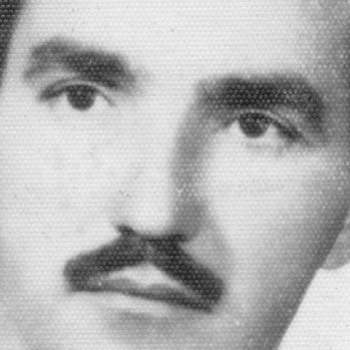
//> input picture Unidade II/dft/foto.png, 350 x 350 px, given in place of the camera
$ ./dft   (built with g++ and OpenCV 4)
//> lines starting //> are read from the running program, lines starting //| are printed output that depends on the picture; after the words box and inside, x2 and y2 are one past the last pixel; in counts of white or black regions, pixels touching at a corner belong together
#include <iostream>
#include <opencv2/opencv.hpp>
#include <opencv2/imgproc/imgproc.hpp>
#include <math.h>

#define RADIUS 20

using namespace cv;
using namespace std;

// troca os quadrantes da imagem da DFT
void deslocaDFT(Mat& image ){
  Mat tmp, A, B, C, D;

  // se a imagem tiver tamanho impar, recorta a regiao para
  // evitar cÃ³pias de tamanho desigual
  image = image(Rect(0, 0, image.cols & -2, image.rows & -2));
  int cx = image.cols/2;
  int cy = image.rows/2;

  // reorganiza os quadrantes da transformada
  // A B   ->  D C
  // C D       B A
  A = image(Rect(0, 0, cx, cy));
  B = image(Rect(cx, 0, cx, cy));
  C = image(Rect(0, cy, cx, cy));
  D = image(Rect(cx, cy, cx, cy));

  // A <-> D
  A.copyTo(tmp);  D.copyTo(A);  tmp.copyTo(D);

  // C <-> B
  C.copyTo(tmp);  B.copyTo(C);  tmp.copyTo(B);
}

int main(int , char**){
  VideoCapture cap;
  Mat imaginaryInput, complexImage, multsp;
  Mat padded, filter, mag;
  Mat image, imagegray, tmp;
  Mat_<float> realInput, zeros;
  vector<Mat> planos;
  vector<Mat> planosFreq;
  char* windowName = "D0";

  int D0 = 5, D0_max = 50;
  int gamaL,gamaL_max = 20, gamaH,gamaH_max = 20, c, c_max = 20;
  float D;

  // habilita/desabilita ruido
  int noise=0;
  // frequencia do ruido
  int freq=10;
  // ganho inicial do ruido
  float gain=1;

  // valor do ruido
  float mean;

  // guarda tecla capturada
  char key;

  // valores ideais dos tamanhos da imagem
  // para calculo da DFT
  int dft_M, dft_N;

  // abre a cÃ¢mera default
  cap.open(0);
  if(!cap.isOpened())
    return -1;

  // captura uma imagem para recuperar as
  // informacoes de gravaÃ§Ã£o
  cap >> image;
//> image is the input picture: 350 rows x 350 cols, CV_8UC3; min 25, max 248, mean 180.8

  namedWindow(windowName, CV_WINDOW_AUTOSIZE);

  createTrackbar("D0: ",windowName, &D0, D0_max);
  createTrackbar("Gama H: ",windowName, &gamaH, gamaH_max);
  createTrackbar("Gama L: ",windowName, &gamaL, gamaL_max);
  createTrackbar("c: ",windowName, &c, c_max);

  // identifica os tamanhos otimos para
  // calculo do FFT
  dft_M = getOptimalDFTSize(image.rows);
//> dft_M = 360
  dft_N = getOptimalDFTSize(image.cols);
//> dft_N = 360

  // realiza o padding da imagem
  copyMakeBorder(image, padded, 0,
                 dft_M - image.rows, 0,
                 dft_N - image.cols,
                 BORDER_CONSTANT, Scalar::all(0));
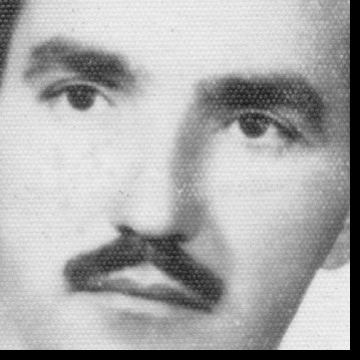
//> padded: 360 rows x 360 cols, CV_8UC3; min 0, max 248, mean 170.9

  // parte imaginaria da matriz complexa (preenchida com zeros)
  zeros = Mat_<float>::zeros(padded.size());

  // prepara a matriz complexa para ser preenchida
  complexImage = Mat(padded.size(), CV_32FC2, Scalar(0));

  // a funÃ§Ã£o de transferÃªncia (filtro frequencial) deve ter o
  // mesmo tamanho e tipo da matriz complexa
  filter = complexImage.clone();

  // cria uma matriz temporÃ¡ria para criar as componentes real
  // e imaginaria do filtro ideal
  tmp = Mat(dft_M, dft_N, CV_32F);


  // cria a matriz com as componentes do filtro e junta
  // ambas em uma matriz multicanal complexa
  Mat comps[2];

  for(;;){
    cap >> image;

    for(int i=0; i<dft_M; i++){
      for(int j=0; j<dft_N; j++){

        D = sqrt(pow(i - dft_M/2,2) + pow(j - dft_N/2,2));
        tmp.at<float>(i,j) = (gamaH - gamaL)*(1 - exp(-1*c*(pow(D,2)/pow(D0,2)))) + gamaL;
      }
    }
//> tmp: 360 rows x 360 cols, CV_32FC1; every value is 0
//> after the loop, D = 253.1

    comps[0]= tmp;
    comps[1]= tmp;
    merge(comps, 2, filter);

    cvtColor(image, imagegray, CV_BGR2GRAY);
    imshow("original", imagegray);

    // realiza o padding da imagem
    copyMakeBorder(imagegray, padded, 0,
                   dft_M - image.rows, 0,
                   dft_N - image.cols,
                   BORDER_CONSTANT, Scalar::all(0));
//> padded: 360 rows x 360 cols, CV_8UC1

    // limpa o array de matrizes que vao compor a
    // imagem complexa
    planos.clear();
    // cria a compoente real
    realInput = Mat_<float>(padded);
    // insere as duas componentes no array de matrizes
    planos.push_back(realInput);
    planos.push_back(zeros);

    // combina o array de matrizes em uma unica
    // componente complexa
    merge(planos, complexImage);

    for (int i = 0; i < dft_M; i++){
      for (int j = 0; j  < dft_N;j++){
        complexImage.at<char>(i,j) = log(complexImage.at<char>(i,j)+1);
      }
    }

    // calcula o dft
    dft(complexImage, complexImage);

    /*split(complexImage,planosFreq);
    imshow("Imagem do dominio da frequencia imaginária",planosFreq[0]);
    imshow("Imagem do dominio da frequencia real ",planosFreq[1]); */

    // realiza a troca de quadrantes
    deslocaDFT(complexImage);

    // aplica o filtro frequencial
    mulSpectrums(complexImage,filter,complexImage,0);

    // limpa o array de planos
    planos.clear();
    // separa as partes real e imaginaria para modifica-las
    split(complexImage, planos);
//> planos[0]: 360 rows x 360 cols, CV_32FC1; every value is 0
//> planos[1]: 360 rows x 360 cols, CV_32FC1; every value is 0

    // usa o valor medio do espectro para dosar o ruido
    mean = abs(planos[0].at<float> (dft_M/2,dft_N/2));
//> mean = 0

    // insere ruido coerente, se habilitado
    if(noise){
      // F(u,v) recebe ganho proporcional a F(0,0)
      planos[0].at<float>(dft_M/2 +freq, dft_N/2 +freq) +=
        gain*mean;

      planos[1].at<float>(dft_M/2 +freq, dft_N/2 +freq) +=
        gain*mean;

      // F*(-u,-v) = F(u,v)
      planos[0].at<float>(dft_M/2 -freq, dft_N/2 -freq) =
        planos[0].at<float>(dft_M/2 +freq, dft_N/2 +freq);

      planos[1].at<float>(dft_M/2 -freq, dft_N/2 -freq) =
        -planos[1].at<float>(dft_M/2 +freq, dft_N/2 +freq);

    }

    // recompoe os planos em uma unica matriz complexa
    merge(planos, complexImage);

    // troca novamente os quadrantes
    deslocaDFT(complexImage);

    // calcula a DFT inversa
    idft(complexImage, complexImage);

    for (int i = 0; i < dft_M; i++){
      for (int j = 0; j  < dft_N;j++){
        complexImage.at<char>(i,j) = exp((complexImage.at<char>(i,j)));
      }
    }

    // limpa o array de planos
    planos.clear();

    // separa as partes real e imaginaria da
    // imagem filtrada
    split(complexImage, planos);
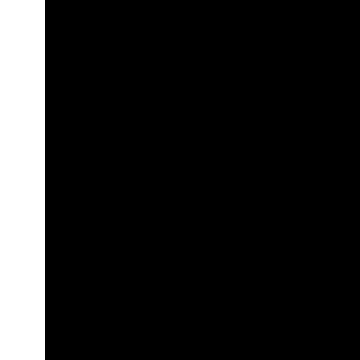
//> planos[0]: 360 rows x 360 cols, CV_32FC1; values 0 (black) and 2.37e-38 (white), 12.5% white; 1 white region, box (x1, y1, x2, y2) and area: (0, 0, 45, 360) 16200

    // normaliza a parte real para exibicao
    normalize(planos[0], planos[0], 0, 1, CV_MINMAX);
    imshow(windowName, planos[0]);

    key = (char) waitKey(10);
//> the 'q' key is pressed
    if( key == 27 ) break; // esc pressed!
    switch(key){
      // aumenta a frequencia do ruido
    case 'q':
      freq=freq+1;
      if(freq > dft_M/2-1)
        freq = dft_M/2-1;
      break;
      // diminui a frequencia do ruido
    case 'a':
      freq=freq-1;
      if(freq < 1)
        freq = 1;
      break;
      // amplifica o ruido
    case 'x':
      gain += 0.1;
      break;
      // atenua o ruido
    case 'z':
      gain -= 0.1;
      if(gain < 0)
        gain=0;
      break;
      // insere/remove ruido
    case 'e':
      noise=!noise;
      break;
    }
  }
  return 0;
}
